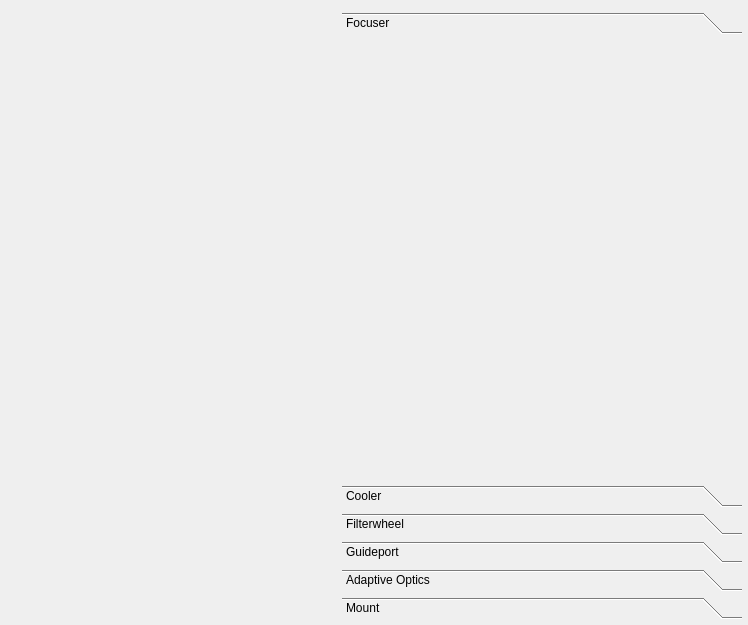
<?xml version="1.0" encoding="UTF-8"?>
<ui version="4.0">
 <class>snowgui::exposewindow</class>
 <widget class="QWidget" name="snowgui::exposewindow">
  <property name="geometry">
   <rect>
    <x>0</x>
    <y>0</y>
    <width>748</width>
    <height>625</height>
   </rect>
  </property>
  <property name="windowTitle">
   <string>Form</string>
  </property>
  <layout class="QHBoxLayout" name="horizontalLayout">
   <property name="leftMargin">
    <number>6</number>
   </property>
   <property name="topMargin">
    <number>6</number>
   </property>
   <property name="rightMargin">
    <number>6</number>
   </property>
   <property name="bottomMargin">
    <number>6</number>
   </property>
   <item>
    <widget class="QWidget" name="widget" native="true">
     <layout class="QVBoxLayout" name="verticalLayout_2">
      <property name="leftMargin">
       <number>0</number>
      </property>
      <property name="topMargin">
       <number>0</number>
      </property>
      <property name="rightMargin">
       <number>0</number>
      </property>
      <property name="bottomMargin">
       <number>0</number>
      </property>
      <item>
       <widget class="snowgui::exposewidget" name="exposeWidget" native="true"/>
      </item>
     </layout>
    </widget>
   </item>
   <item>
    <widget class="QWidget" name="controlsWidget" native="true">
     <property name="maximumSize">
      <size>
       <width>400</width>
       <height>16777215</height>
      </size>
     </property>
     <layout class="QVBoxLayout" name="verticalLayout">
      <property name="leftMargin">
       <number>0</number>
      </property>
      <property name="topMargin">
       <number>0</number>
      </property>
      <property name="rightMargin">
       <number>0</number>
      </property>
      <property name="bottomMargin">
       <number>0</number>
      </property>
      <item>
       <widget class="snowgui::ccdcontrollerwidget" name="ccdcontrollerWidget" native="true"/>
      </item>
      <item>
       <widget class="QToolBox" name="toolBox">
        <property name="currentIndex">
         <number>0</number>
        </property>
        <widget class="snowgui::focusercontrollerwidget" name="focusercontrollerWidget">
         <property name="geometry">
          <rect>
           <x>0</x>
           <y>0</y>
           <width>400</width>
           <height>389</height>
          </rect>
         </property>
         <attribute name="label">
          <string>Focuser</string>
         </attribute>
        </widget>
        <widget class="snowgui::coolercontrollerwidget" name="coolercontrollerWidget">
         <property name="geometry">
          <rect>
           <x>0</x>
           <y>0</y>
           <width>400</width>
           <height>389</height>
          </rect>
         </property>
         <attribute name="label">
          <string>Cooler</string>
         </attribute>
        </widget>
        <widget class="snowgui::filterwheelcontrollerwidget" name="filterwheelcontrollerWidget">
         <property name="geometry">
          <rect>
           <x>0</x>
           <y>0</y>
           <width>400</width>
           <height>389</height>
          </rect>
         </property>
         <attribute name="label">
          <string>Filterwheel</string>
         </attribute>
        </widget>
        <widget class="snowgui::guideportcontrollerwidget" name="guideportcontrollerWidget">
         <property name="geometry">
          <rect>
           <x>0</x>
           <y>0</y>
           <width>400</width>
           <height>389</height>
          </rect>
         </property>
         <attribute name="label">
          <string>Guideport</string>
         </attribute>
        </widget>
        <widget class="snowgui::adaptiveopticscontrollerwidget" name="adaptiveopticscontrollerWidget">
         <property name="geometry">
          <rect>
           <x>0</x>
           <y>0</y>
           <width>400</width>
           <height>389</height>
          </rect>
         </property>
         <attribute name="label">
          <string>Adaptive Optics</string>
         </attribute>
        </widget>
        <widget class="snowgui::mountcontrollerwidget" name="mountcontrollerWidget">
         <property name="geometry">
          <rect>
           <x>0</x>
           <y>0</y>
           <width>400</width>
           <height>389</height>
          </rect>
         </property>
         <attribute name="label">
          <string>Mount</string>
         </attribute>
        </widget>
       </widget>
      </item>
     </layout>
    </widget>
   </item>
  </layout>
 </widget>
 <customwidgets>
  <customwidget>
   <class>snowgui::ccdcontrollerwidget</class>
   <extends>QWidget</extends>
   <header location="global">ccdcontrollerwidget.h</header>
   <container>1</container>
   <slots>
    <signal>imageReceived()</signal>
   </slots>
  </customwidget>
  <customwidget>
   <class>snowgui::guideportcontrollerwidget</class>
   <extends>QWidget</extends>
   <header location="global">guideportcontrollerwidget.h</header>
   <container>1</container>
  </customwidget>
  <customwidget>
   <class>snowgui::coolercontrollerwidget</class>
   <extends>QWidget</extends>
   <header location="global">coolercontrollerwidget.h</header>
   <container>1</container>
  </customwidget>
  <customwidget>
   <class>snowgui::focusercontrollerwidget</class>
   <extends>QWidget</extends>
   <header location="global">focusercontrollerwidget.h</header>
   <container>1</container>
  </customwidget>
  <customwidget>
   <class>snowgui::filterwheelcontrollerwidget</class>
   <extends>QWidget</extends>
   <header location="global">filterwheelcontrollerwidget.h</header>
   <container>1</container>
  </customwidget>
  <customwidget>
   <class>snowgui::adaptiveopticscontrollerwidget</class>
   <extends>QWidget</extends>
   <header location="global">adaptiveopticscontrollerwidget.h</header>
   <container>1</container>
  </customwidget>
  <customwidget>
   <class>snowgui::mountcontrollerwidget</class>
   <extends>QWidget</extends>
   <header location="global">mountcontrollerwidget.h</header>
   <container>1</container>
  </customwidget>
  <customwidget>
   <class>snowgui::exposewidget</class>
   <extends>QWidget</extends>
   <header>exposewidget.h</header>
   <container>1</container>
  </customwidget>
 </customwidgets>
 <resources/>
 <connections/>
</ui>
